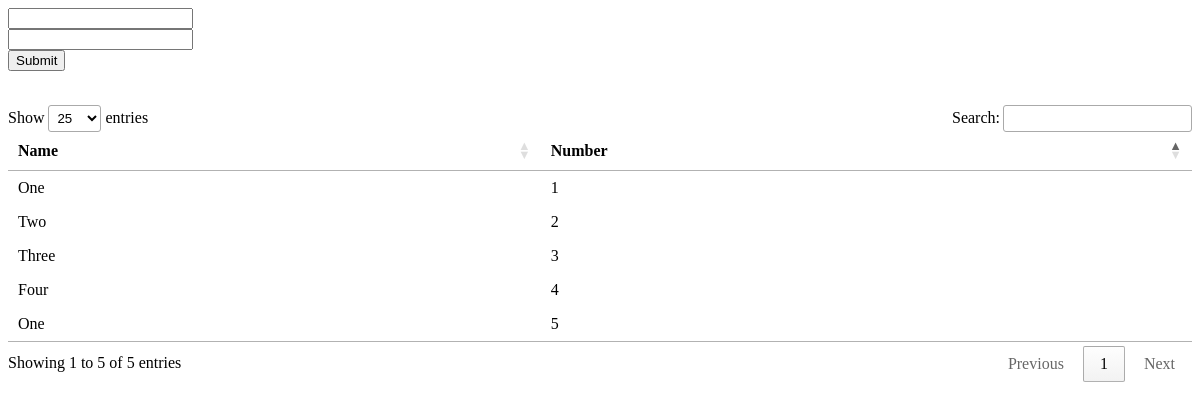
Page /add/ on the earlier database version.
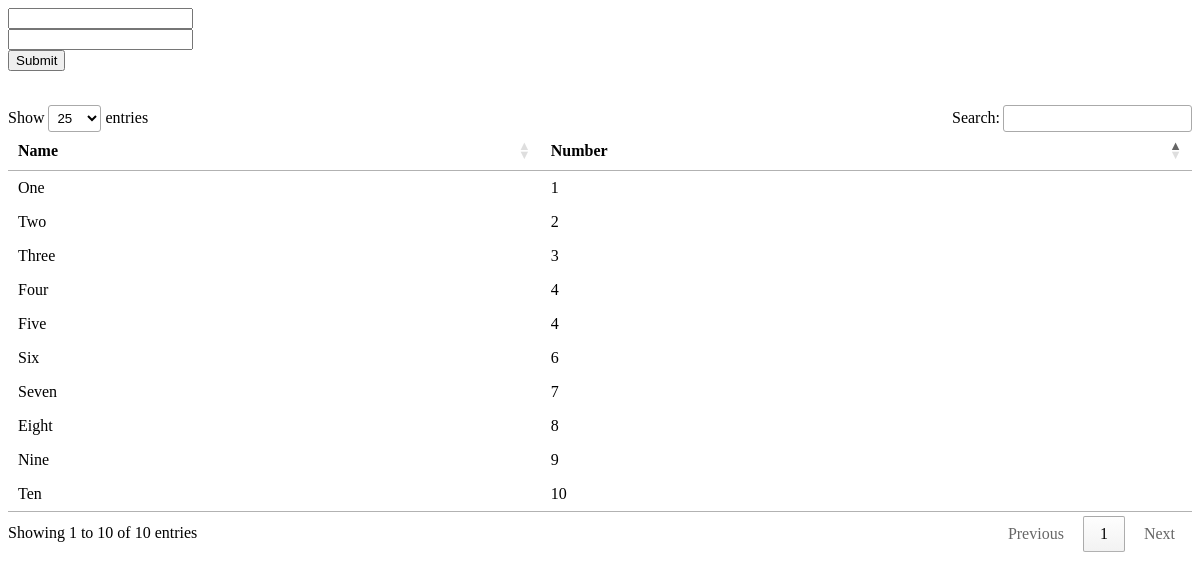
Same page on the later database version.
### js/models.py (models this page shows, shortened)
class Data(models.Model):
    name = models.CharField(max_length=100)
    number = models.PositiveIntegerField()

### js/views.py (the view)
# urls.py: url(r'^add/', add, name="add"),
def add(request):
    data = Data.objects.all()
    data_json =serializers.serialize('json',data)
    data_dumps = json.dumps(data_json)
    if request.method == 'POST':
        form = TableForm(request.POST)
        if form.is_valid():
            form.save()
            return HttpResponse(data_json, content_type="application/json")
    else:
        form = TableForm()
    return render(request, 'js/add.html', {'form':form, 'data':data})

### js/forms.py
class TableForm(forms.ModelForm):
    class Meta:
        model = Data
        fields = [
            'name',
            'number',
        ]

### templates/js/add.html
{% extends 'base.html' %}
{% block content %}
    <form action="" method="post" id="myform">
        {% csrf_token%}
        <input type="text" name="name" id="name" /><br/>
        <input type="number" name="number" id="number" /><br/>
        <input type="submit" value="Submit" />
    </form>
<br/>
<table id="myTable" class="table" data-order='[[ 1, "asc" ]]' data-page-length='25'>
        <thead>
            <tr>
                <th>
                    Name
                </th>
                <th>
                    Number
                </th>
            </tr>
        </thead>
        <tbody>
            {% for d in data %}
                <tr>
                    <td>
                        {{d.name}}
                    </td>
                    <td>
                        {{d.number}}
                    </td>
                </tr>
            {% endfor %}
        </tbody>
    </table>
{% endblock %}

Differences in the rows shown:
removed Data: name "One", number "5"
added Data: name "Five", number "4"
added Data: name "Six", number "6"
added Data: name "Seven", number "7"
added Data: name "Eight", number "8"
added Data: name "Nine", number "9"
added Data: name "Ten", number "10"
Other differences:
text written by a page script: "Show entries Search: Showing 1 to 5 of 5 entries Previous 1 Next" → "Show entries Search: Showing 1 to 10 of 10 entries Previous 1 Next"
